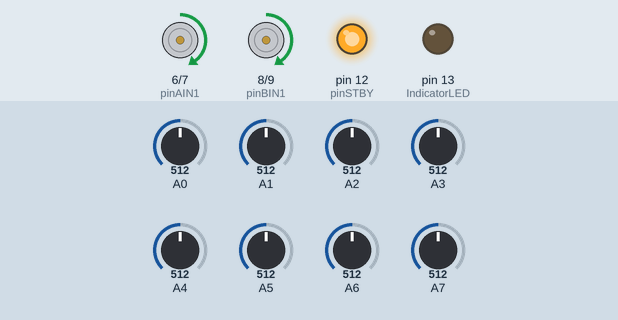
This sketch was run on a simulated Arduino Nano, built with avr-gcc and run on an emulated ATmega328P. Shown: motor-driver pin pairs drawn as motors (green arrow = first pin HIGH = forward, orange = second pin HIGH = backward, longer = more drive, scaled by the enable pin, stopped while the standby pin is LOW), output pins drawn as LEDs (lit = HIGH). The inputs (shaded band) are chosen by the test bench; at power-on: A0 = 512, A1 = 512, A2 = 512, A3 = 512, A4 = 512, A5 = 512, A6 = 512, A7 = 512.

Above: at 12.39 s.
At 14.51 s:
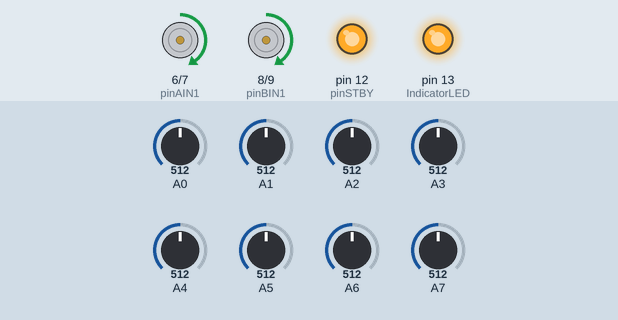
Timing chart, 0 to 15.0 s (numbered marks = the images above):
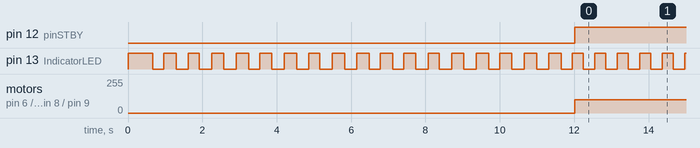

Measured:
- by itself, pin 12 (pinSTBY): LOW → HIGH at 12.0 s
- by itself, pin 13 (IndicatorLED): alternates HIGH for 0.30 s and LOW for 0.30 s
- by itself, motor on pin 6 (pinAIN1) / pin 7 (pinAIN2), motor on pin 8 (pinBIN1) / pin 9 (pinBIN2): stopped → forward 100/255 at 12.0 s

The sketch:

Rodrigo_codigo_05_10.ino
```cpp
#include <QTRSensors.h>

#define NUM_SENSORS 8 // number of sensors used
#define TIMEOUT 4 // waits for 2500 microseconds for sensor outputs to go low
#define EMITTER_PIN 2 // emitter is controlled by digital pin 13

QTRSensors qtra;

const uint8_t SensorCount = 8;
uint16_t sensorValues[SensorCount];

int IndicatorLED = 13;
//Motor 1
int pinAIN1 = 6; //Direction
int pinAIN2 = 7; //Direction
int pinPWMA = 5; //Speed

//Motor 2
int pinBIN1 = 8; //Direction
int pinBIN2 = 9; //Direction
int pinPWMB = 10; //Speed

//Standby
int pinSTBY = 12;

int position = 0;
int error = 0;
int m1Speed = 0;
int m2Speed = 0;
int motorSpeed = 0;
unsigned long previousMillis = 0; // time keeping function
int BlinkTime = 300; // blink time
int CycleTime = 1; // used to call for a blink toggle
int BlinkCycle = 1; // used to alternate the LED on and off
///////////////////////PID TUNING//////////////
int lastError = 0;
float KP = 0;
float KD = 0;
int M1 = 100; //base motor speeds
int M2 = 100; //base motor speeds
int M1max = 150; //max motor speeds
int M2max = 150; //max motor speeds
int M1min = 0; //min motor speeds
int M2min = 0; //min motor speeds

//Constants to help remember the parameters
static boolean turnCW = 0; //for motorDrive function
static boolean turnCCW = 1; //for motorDrive function
static boolean motor1 = 0; //for motorDrive, motorStop, motorBrake functions
static boolean motor2 = 1; //for motorDrive, motorStop, motorBrake functions

void setup()
{


  qtra.setTypeAnalog();
  qtra.setSensorPins((const uint8_t[]) {A0, A1, A2, A3, A4, A5, A6, A7}, SensorCount);
  qtra.setEmitterPin(2);

  //Set the PIN Modes
  pinMode(IndicatorLED, OUTPUT);
  digitalWrite(IndicatorLED, HIGH);
  pinMode(pinPWMA, OUTPUT);
  pinMode(pinAIN1, OUTPUT);
  pinMode(pinAIN2, OUTPUT);
  pinMode(pinPWMB, OUTPUT);
  pinMode(pinBIN1, OUTPUT);
  pinMode(pinBIN2, OUTPUT);
  pinMode(pinSTBY, OUTPUT);

  for (int i = 0; i < 400; i++) // make the calibration take about 10 seconds
  {
    TimeCheck();
    delay(5);
    qtra.calibrate(); // reads all sensors 10 times at 2500 us per read (i.e. ~25 ms per call)
  }

}

void loop()
{
  TimeCheck(); //Check to see if it is time to blink the LED

  uint16_t position = qtra.readLineBlack(sensorValues);

  // compute our "error" from the line position
  // error is zero when the middle sensor is over the line,
  error = position - 3500; /// using an 8 sensor array targeting middle of position 4 to 5

  // set the motor speed based on proportional and derivative PID terms
  motorSpeed = KP * error + KD * (error - lastError);
  lastError = error;
  /////////CHANGE THE - OR + BELOW DEPENDING ON HOW YOUR DRIVER WORKS
  m1Speed = M1 - motorSpeed; // M1 and M2 are base motor speeds.
  m2Speed = M2 + motorSpeed;

  if (m1Speed < M1min) //keep speeds to 0 or above
    m1Speed = M1min;
  if (m2Speed < M2min) m2Speed = M2min; if (m1Speed > M1max) //maximum allowed value
    m1Speed = M1max;
  if (m2Speed > M2max) //maximum allowed value
    m2Speed = M2max;
  // set motor speeds using the two motor speed variables above 255

  forward(); // run the motors based on error information
}

//////////////////////FORWARD////////
//Drive both motors CW, full speed
void forward()
{
  TimeCheck();
  motorDrive(motor1, turnCW, m1Speed);
  motorDrive(motor2, turnCW, m2Speed);
}

/* //Apply Brakes, then into Standby
  motorBrake(motor1);
  motorBrake(motor2);
  motorsStandby(); */

void TimeCheck() {
  unsigned long currentMillis = millis();
  if (currentMillis - previousMillis > BlinkTime) {
    // save the last time you blinked the LED
    previousMillis = currentMillis;

    BlinkIt();
  }
}

void motorDrive(boolean motorNumber, boolean motorDirection, int motorSpeed)
{
  /*
    This Drives a specified motor, in a specific direction, at a specified speed:
    - motorNumber: motor1 or motor2 ---> Motor 1 or Motor 2
    - motorDirection: turnCW or turnCCW ---> clockwise or counter-clockwise
    - motorSpeed: 0 to 255 ---> 0 = stop / 255 = fast
  */

  boolean pinIn1; //Relates to AIN1 or BIN1 (depending on the motor number specified)

  //Specify the Direction to turn the motor
  //Clockwise: AIN1/BIN1 = HIGH and AIN2/BIN2 = LOW
  //Counter-Clockwise: AIN1/BIN1 = LOW and AIN2/BIN2 = HIGH
  if (motorDirection == turnCW)
    pinIn1 = HIGH;
  else
    pinIn1 = LOW;

  //Select the motor to turn, and set the direction and the speed
  if (motorNumber == motor1)
  {
    digitalWrite(pinAIN1, pinIn1);
    digitalWrite(pinAIN2, !pinIn1); //This is the opposite of the AIN1
    analogWrite(pinPWMA, motorSpeed);
  }
  else
  {
    digitalWrite(pinBIN1, pinIn1);
    digitalWrite(pinBIN2, !pinIn1); //This is the opposite of the BIN1
    analogWrite(pinPWMB, motorSpeed);
  }

  //Finally , make sure STBY is disabled - pull it HIGH
  digitalWrite(pinSTBY, HIGH);
}

void motorBrake(boolean motorNumber)
{
  /*
    This "Short Brake"s the specified motor, by setting speed to zero
  */

  if (motorNumber == motor1)
    analogWrite(pinPWMA, 0);
  else
    analogWrite(pinPWMB, 0);
}

void motorStop(boolean motorNumber)
{
  /*
    This stops the specified motor by setting both IN pins to LOW
  */
  if (motorNumber == motor1) {
    digitalWrite(pinAIN1, LOW);
    digitalWrite(pinAIN2, LOW);
  }
  else
  {
    digitalWrite(pinBIN1, LOW);
    digitalWrite(pinBIN2, LOW);
  }
}

void BlinkIt() {
  if (BlinkCycle == 1) {
    //Led On
    digitalWrite(IndicatorLED, HIGH);
  }
  if (BlinkCycle == 2) {
    //Led Off
    digitalWrite(IndicatorLED, LOW);
    BlinkCycle = 0; // reset BlinkCycle
  }
  BlinkCycle++; // Set BlinkCycle to second mode
}
```
